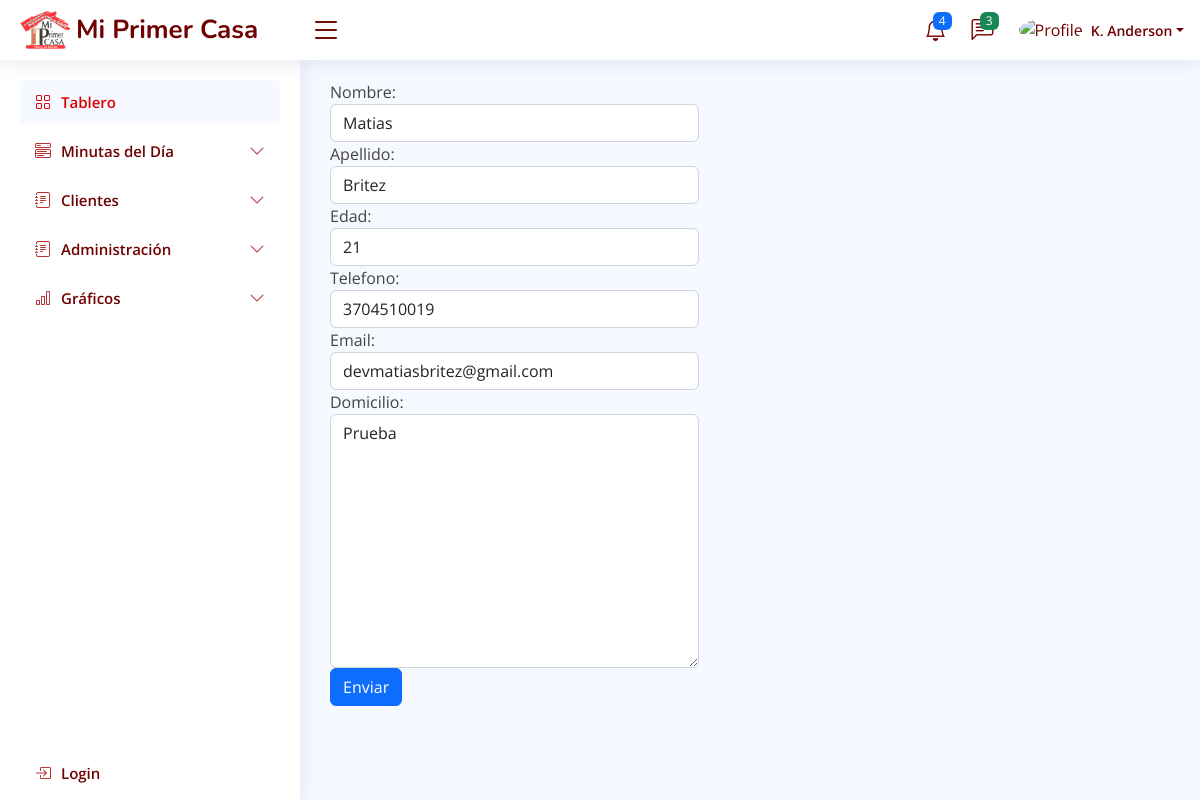
/personas/editar_persona/2/, run on the app's committed database.
### apps/personas/models.py (models this page shows, shortened)
class Personas(models.Model):
    id_persona = models.AutoField(primary_key=True)
    nombre = models.CharField(max_length=50)
    apellido = models.CharField(max_length=50)
    edad = models.IntegerField()
    telefono = models.CharField(max_length=12)
    email = models.EmailField()
    domicilio = models.TextField()

### apps/personas/views.py (the view)
# urls.py: path('editar_persona/<int:id>/', views.vista_editar_persona, name='editar_persona'),
def vista_editar_persona(request, id):
    persona = Personas.objects.get(id_persona=id)
    if request.method == 'POST':
        form = PersonaForm(request.POST, instance=persona)
        if form.is_valid():
            form.save()
            return redirect('vista_personas')
    else:
        form = PersonaForm(instance=persona)
    context = {
        'form': form
    }
    return render(request, 'personas/editar_persona.html', context)

### apps/personas/forms.py
class PersonaForm(ModelForm):
    class Meta:
        model = Personas
        fields = ['nombre', 'apellido', 'edad', 'telefono', 'email', 'domicilio']
        labels = {
            'nombre': 'Nombre',
            'apellido': 'Apellido',
            'edad': 'Edad',
            'telefono': 'Telefono',
            'email': 'Email',
            'domicilio': 'Domicilio',
        }
        widgets = {
            'nombre': forms.TextInput(attrs={'class': 'form-control'}),
            'apellido': forms.TextInput(attrs={'class': 'form-control'}),
            'edad': forms.NumberInput(attrs={'class': 'form-control'}),
            'telefono': forms.TextInput(attrs={'class': 'form-control'}),
            'email': forms.EmailInput(attrs={'class': 'form-control'}),
            'domicilio': forms.Textarea(attrs={'class': 'form-control'}),
        }

### mpc/templates/personas/editar_persona.html (shortened to what this page needs)
{% extends 'base.html' %}
{% block main %}
<div class="card-group">
    <form action="" method="POST">
        {{form}}
        <button type="submit" class="btn btn-primary">Enviar</button>
    </form>
</div>
{% endblock main %}

### mpc/static/css/style.css (style rules this page uses)
:root { scroll-behavior: smooth; }
body { font-family: "Open Sans", sans-serif; background: #f6f9ff; color: #444444; }

### data on the page
Personas: nombre "Matias", apellido "Britez", edad "21", telefono "3704510019", email "devmatiasbritez@gmail.com", domicilio "Prueba"
